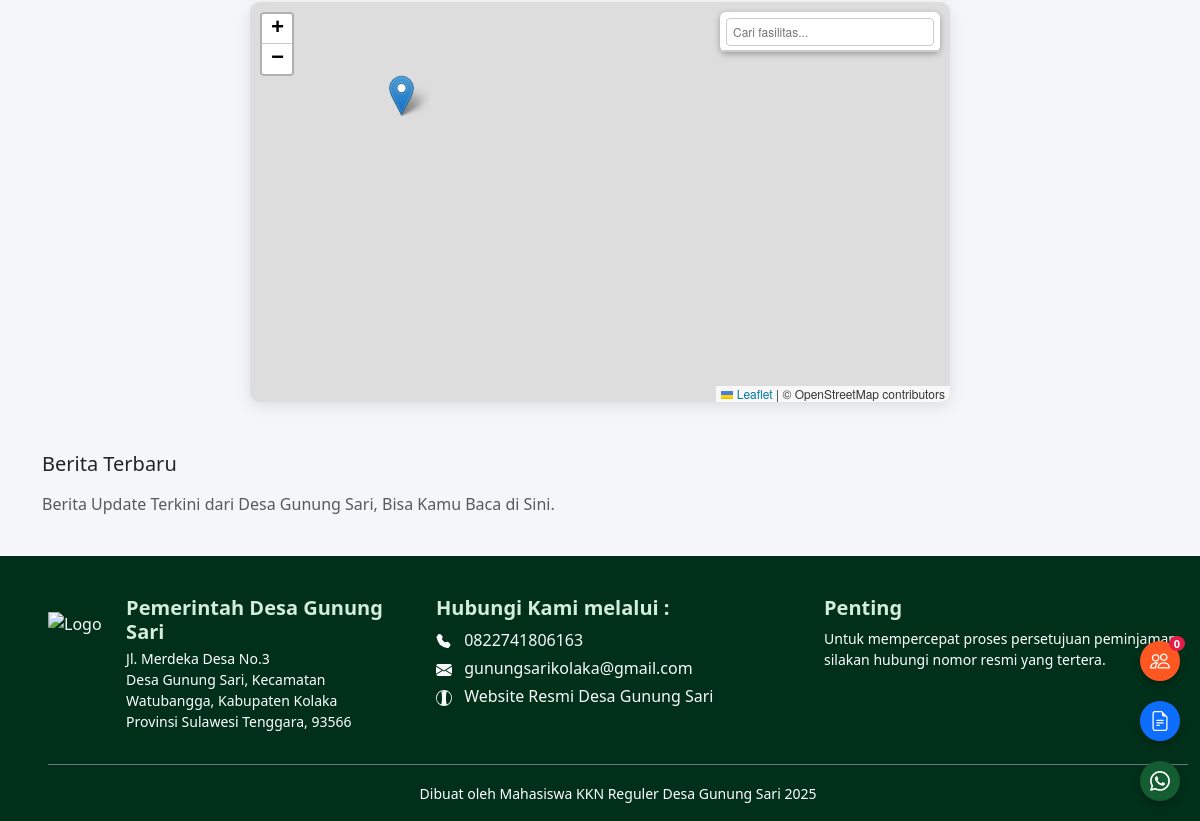
Before: / (lower part) with the older database file.
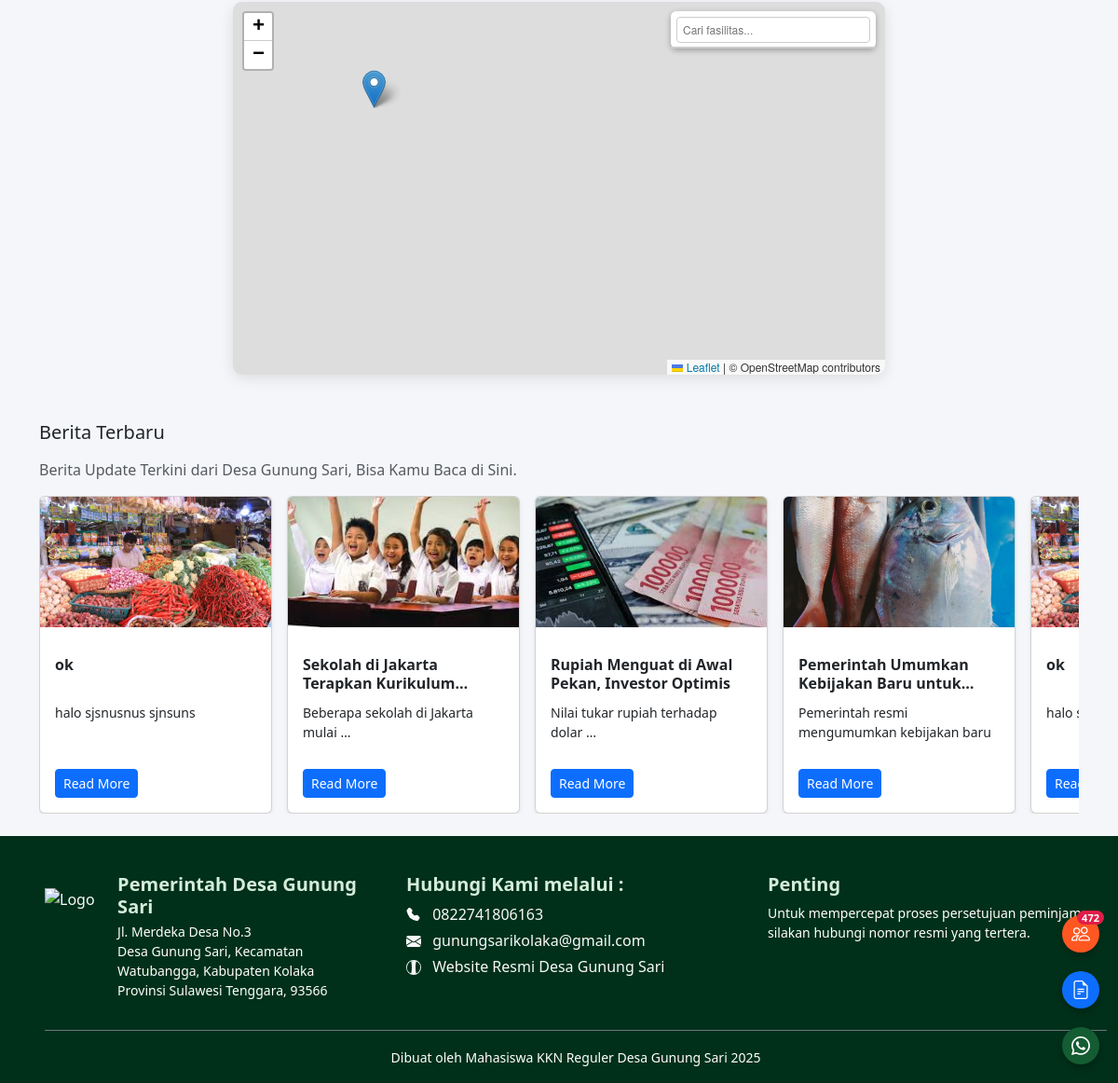
After: the same page with the newer database file.
### kegiatan/models.py (models this page shows, shortened)
class VisitorCount(models.Model):
    count = models.PositiveIntegerField(default=0)         # kunjungan hari ini
    total_count = models.PositiveIntegerField(default=0)   # total semua kunjungan
    last_reset = models.DateField(default=now)             # tanggal terakhir reset

### news/models.py (models this page shows, shortened)
class Article(models.Model):
    title = models.CharField(max_length=200)
    content = models.TextField()
    author = models.CharField(max_length=100)
    kegiatan = models.ForeignKey(Kegiatan, on_delete=models.CASCADE, null=True, blank=True)
    created_at = models.DateTimeField(auto_now_add=True)
    views = models.IntegerField(default=0)
    image = models.ImageField(upload_to='articles/', null=True, blank=True)
    category = models.ForeignKey(Category, on_delete=models.SET_NULL, null=True, blank=True)

### kegiatan/views.py (the view)
# urls.py: path('', views.index, name='index'),
def index(request):
    fasilitas_qs = Fasilitas.objects.all()
    articles = Article.objects.all().order_by("-created_at")[:10]
    fasilitas_list = [{
        'id': f.id,
        'nama': f.nama,
        'lokasi': f.lokasi,
        'latitude': f.latitude,
        'longitude': f.longitude,
    } for f in fasilitas_qs]
    visitor_count, _ = VisitorCount.objects.get_or_create(id=1, defaults={'count': 0})
    context = {
        'fasilitas_list': fasilitas_list,
        'visitor_count': visitor_count,
        'articles': articles,
    }
    return render(request, 'index.html', context)

### kegiatan/templates/index.html (shortened to what the changed rows need)
{% load static %}
<!DOCTYPE html>
<html lang="id">
  <head>
    <link
      href="https://cdn.jsdelivr.net/npm/bootstrap@5.3.3/dist/css/bootstrap.min.css"
      rel="stylesheet"
    />
    <link
      href="https://cdn.jsdelivr.net/npm/bootstrap-icons@1.11.3/font/bootstrap-icons.css"
      rel="stylesheet"
    />
    <link
      href="https://cdn.jsdelivr.net/npm/fullcalendar@6.1.10/index.global.min.css"
      rel="stylesheet"
    />
    <link
      rel="stylesheet"
      href="https://unpkg.com/leaflet@1.9.4/dist/leaflet.css"
    />
    <link rel="stylesheet" href="https://unpkg.com/leaflet-routing-machine/dist/leaflet-routing-machine.css" />
    <link
      rel="stylesheet"
      href="https://unpkg.com/leaflet@1.9.4/dist/leaflet.css"
    />
    <link
      rel="stylesheet"
      href="https://unpkg.com/leaflet-control-geocoder/dist/Control.Geocoder.css"
    />
  </head>
  <body>
<div class="floating-btn">
  <a href="#" class="btn-visitor">
    <i class="bi bi-people ps-2"></i>
    <span class="badge">{{ visitor_count.count }}</span>
  </a>
</div>
<div class="container my-4">
  <div class="news-slider-wrapper">
    <div class="news-slider d-flex">
      {% for article in articles %}
        <div class="card news-card shadow-sm me-3">
          {% if article.image %}
            <img src="{{ article.image.url }}" class="card-img-top news-img" alt="{{ article.title }}">
          {% endif %}
          <div class="card-body">
            <h5 class="card-title">{{ article.title|truncatechars:50 }}</h5>
            <p class="card-text">{{ article.content|truncatewords:5 }}</p>
            <a href="{% url 'article_detail' article.pk %}" class="btn btn-primary btn-sm">Read More</a>
          </div>
        </div>
      {% endfor %}
      {% for article in articles %}
        <div class="card news-card shadow-sm me-3">
          {% if article.image %}
            <img src="{{ article.image.url }}" class="card-img-top news-img" alt="{{ article.title }}">
          {% endif %}
          <div class="card-body">
            <h5 class="card-title">{{ article.title|truncatechars:50 }}</h5>
            <p class="card-text">{{ article.content|truncatewords:5 }}</p>
            <a href="{% url 'article_detail' article.pk %}" class="btn btn-primary btn-sm">Read More</a>
          </div>
        </div>
      {% endfor %}
    </div>
  </div>
</div>
<link rel="stylesheet" href="https://unpkg.com/leaflet-routing-machine/dist/leaflet-routing-machine.css" />
  </body>
</html>

Changed rows visible on the page:
computed for VisitorCount: count "0" → "472"
added Article: image (picture), title "ok", content "halo sjsnusnus sjnsuns", content "halo…"
added Article: image (picture), title "Sekolah di Jakarta Terapkan…", content "Beberapa sekolah di Jakarta mulai …", shown under "Berita Terbaru"
added Article: image (picture), title "Rupiah Menguat di Awal Pekan, Investor Optimis", content "Nilai tukar rupiah terhadap dolar …", shown under "Berita Terbaru"
added Article: image (picture), title "Pemerintah Umumkan Kebijakan Baru…", content "Pemerintah resmi mengumumkan kebijakan…", shown under "Berita Terbaru"
